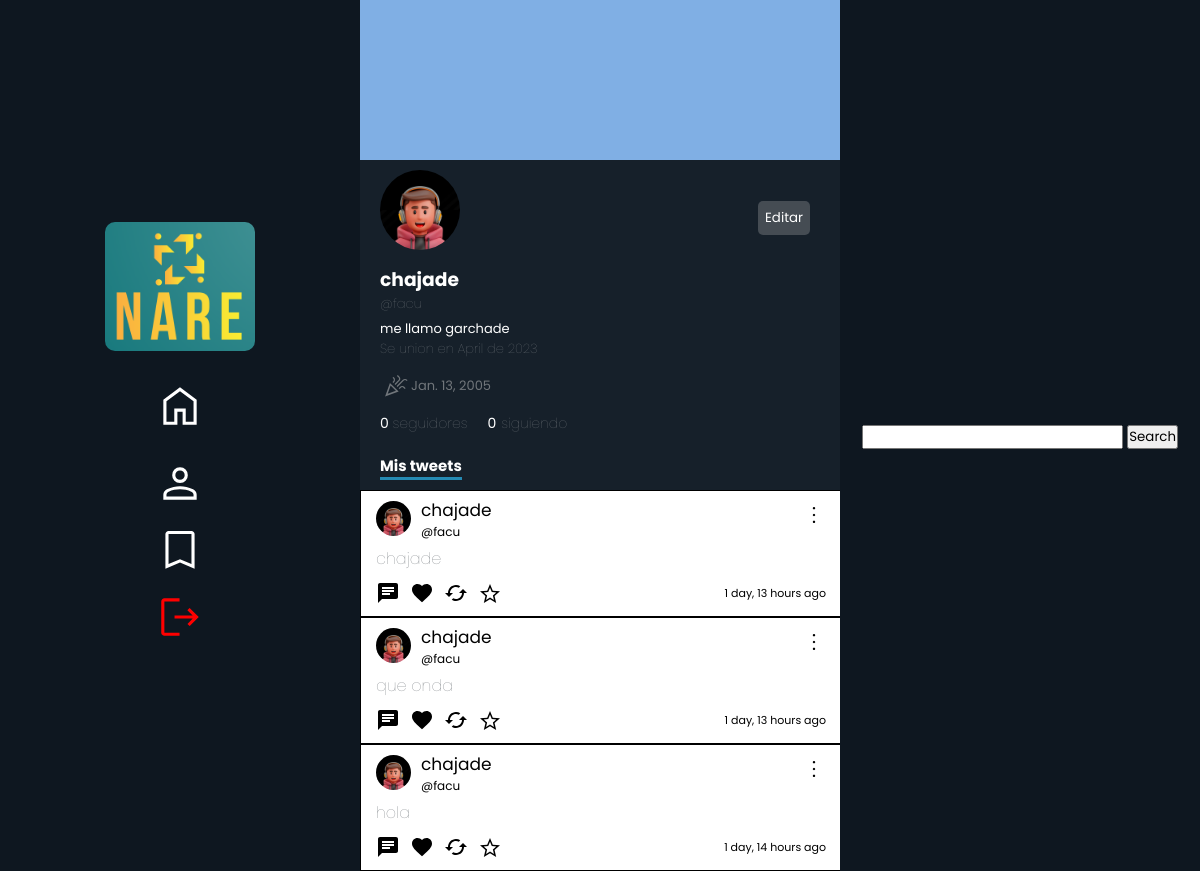
/profiles/13 (signed in), run on an earlier commit of the app's database.
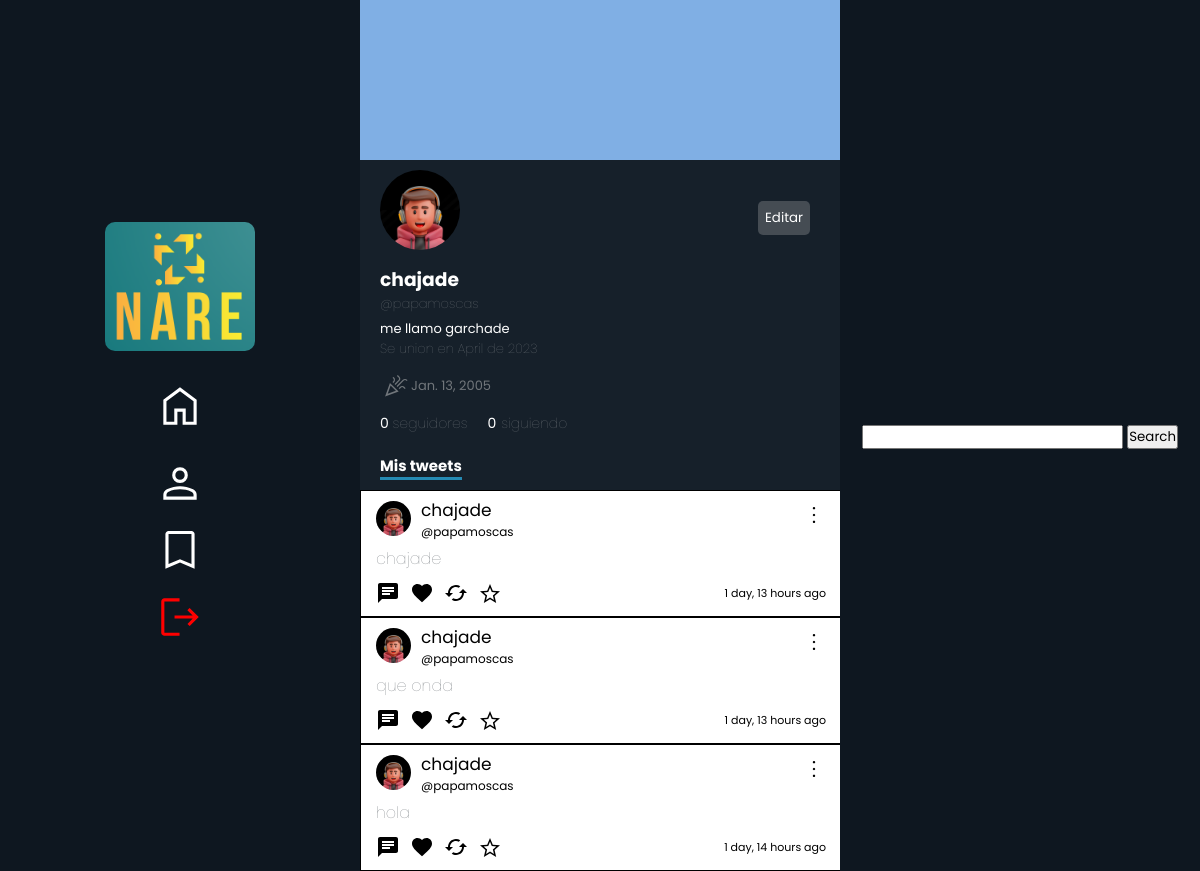
And on a later commit of the database.
### profiles/models.py (models this page shows, shortened)
class Profiles(models.Model):
    user = models.ForeignKey(User, null=True, on_delete=models.CASCADE )
    username = models.CharField(max_length=30, null=True, default="")
    keeps = models.ManyToManyField(Tweet, related_name='kept_by_profiles', blank=True)
    biography = models.TextField(max_length=250,  null=True, default="", blank=True)
    profileImage = models.ImageField(null=True, blank=True, upload_to='profileImages')
    profileBanner = models.ImageField(null=True, blank=True, upload_to='profileBanners')
    followers = models.IntegerField(default=0)
    followers_users = models.ManyToManyField('self', symmetrical=False, related_name="followage", blank=True)
    followed_users = models.ManyToManyField('self', symmetrical=False, related_name='following', blank=True)
    birthday = models.DateField(null=True)
    webSite = models.CharField(null=True, max_length=100)
    created_at = models.DateTimeField(auto_now_add=True)

### tweet_profiles/models.py (models this page shows)
class Tweet_profile(models.Model):
    tweet = models.ForeignKey(Tweet, null=True, on_delete=models.CASCADE)
    profile = models.ForeignKey(Profiles, null=True, on_delete=models.CASCADE)

### tweets/models.py (models this page shows)
class Tweet(models.Model):
    user = models.ForeignKey(User, null=True, on_delete=models.CASCADE)
    content = models.TextField(max_length=180)
    created_at = models.DateTimeField(auto_now_add=True)
    likes = models.IntegerField(default=0)
    likes_users = models.ManyToManyField(User, related_name="likes_tweets")
    retweets = models.IntegerField(default=0)
    parent_tweet = models.IntegerField(null=True)

### profiles/views.py (the view)
# urls.py: path('profiles/<int:id>', views.myProfile, name="myProfile"),
def myProfile(request, id):
    cant_followers = 0
    cant_following = 0
    current_profile = ""
    current_profile = Profiles.objects.get(user__username = request.user.username)
    if request.user.is_authenticated and request.user.id == id:
        current_profile = Profiles.objects.get(user__username = request.user.username)
    user = Profiles.objects.get(id=id)
    followers = user.followers_users.all()
    following = user.followed_users.all()
    cant_following = user.followed_users.all().count()
    cant_followers = int(user.followers)
    tweets = Tweet_profile.objects.filter(profile__user__id=id).all()
    print(cant_followers)
    print(cant_following)
    cant_following = user.followed_users.all().count()
    return render(request, 'myProfile.html', {
        'usuario': user,
        'current_user': current_profile,
        'is_self': request.user.is_authenticated and request.user.id == id,
        'followers': followers,
        'cant_followers': cant_followers,
        'tweets': tweets,
        'cant_following': cant_following,
        'following': following
    })

### profiles/templates/myProfile.html (shortened to what this page needs)
{% extends 'base.html' %}
{% load static %}
    {% block content %}
    <link rel="stylesheet" href="{% static 'myProfile.css' %}">
    <link rel="stylesheet" href="{% static 'globalFeed.css' %}">
        <div class="profile">
            <div class="profile-banner">
            </div>
            <div class="profile-info">
                <div class="top">
                    {% if usuario.profileImage %}
                        <img src="{{usuario.profileImage.url}} " alt="" class="profilePhoto">
                    {% endif %}
                    {% if is_self %}
                        <button class="editButton">Editar</button>
                    {% endif %}
                </div>
                <div class="followName">
                    <h3 class="username">{{usuario.user.username}}</h3>
                </div>
                <h4 class="atName">@{{usuario.username}}</h4>
                {% if usuario.biography %}
                    <p class="userBiography">{{usuario.biography}}</p>
                {% endif %}
                <h4 class="createdAt">Se union en {{ usuario.created_at|date:"F" }} de {{ usuario.created_at|date:"Y" }}</h4>
                <div class="webAndCreated">
                    {% if usuario.birthday %}
                    <div class="userBirth">
                        <p>{{usuario.birthday}}</p>
                    </div>
                    {% endif %}
                </div>
                <div class="followers-info">
                    <a href="#" class="cant_followers">{{cant_followers}} <span>seguidores</span></a>
                    <a href="#" class="following">{{cant_following}}<span  class="cant_following">siguiendo</span></a>
                </div>
                <h1 class="myTweets">Mis tweets</h1>
            </div>
                <div class="tweets">
                    {% for tweet in tweets %}
                            {% include 'Tweet.html' %}
                    {% endfor %}
                </div>
            </div>
    {% endblock content %}

### tweets/templates/Tweet.html (shortened to what this page needs)
<a href="{% if tweet.tweet %}{% url 'tweetDetails' tweet.tweet.id %}{% else %}{% url 'tweetDetails' tweet.id %}{% endif %}" class="tweet">
    <div class="div-content" id="{{tweet.id}}">
        <div class="tweetHead">
            <div class="fotoPerfil">
                {% if tweet.profile.profileImage %}
                <img src="{{tweet.profile.profileImage.url}} " alt="" class="fotito">
                {% endif %}
                <form action="{% if tweet.tweet %}{% url 'myProfile' tweet.profile.user.id %}{% else %}{% url 'myProfile' tweet.user.id %}{% endif %}" class="formName">
                    <div class="username">
                        <button class="usernameTweet">{% if tweet.tweet %}{{tweet.tweet.user.username}}{% else %}{{tweet.user.username}}{% endif %}</button>
                    </div>
                    <p style="font-size: 12px">{% if tweet.tweet %} @{{tweet.profile.username}}{% else %}{{profile.username}}{% endif %}</p>
                </form>
            </div>
            <div class="tweetOptions">
                <button  class="optionButtons" data="true"></button>
            </div>
        </div>
        <span class="tweetMessage">{% if tweet.tweet %}{{tweet.tweet.content}}{% else %}{{tweet.content}}{% endif %}</span>
        <div class="buttons">
            <button class="msgButton" id="{% if tweet.tweet %}{{tweet.tweet.id}}{% else %}{{tweet.id}}{% endif %}">
                    <svg class="msgSvg" xmlns="http://www.w3.org/2000/svg" height="24px" viewBox="0 0 24 24" width="24px" fill="#000000">
                        <path d="M0 0h24v24H0z" fill="none"/>
                        <path d="M20 2H4c-1.1 0-1.99.9-1.99 2L2 22l4-4h14c1.1 0 2-.9 2-2V4c0-1.1-.9-2-2-2zM6 9h12v2H6V9zm8 5H6v-2h8v2zm4-6H6V6h12v2z"/>
                    </svg>
                </button>
                <form action="{% if tweet.tweet %}{% url 'like' tweet.tweet.id %}{% else %}{% url 'like' tweet.id %}{% endif %}" class="likeForm" id="likeForm">
                    <button class="likeBtn" onclick="{% if user.is_authenticated %} like(event, this) {% endif %}" tweet-id="{% if tweet.tweet %}{{tweet.tweet.id}}{% else %}{{tweet.id}}{% endif %}" >
                    </button>
                </form>
                <form>
                    <button>
                    </button>
                </form>
                <form action="{% if tweet.tweet %}{% url 'keepTweets' tweet.tweet.id %}{% else %}{% url 'keepTweets' tweet.id %}{% endif %}" id="keepForm">
                    <button tweet-id="{% if tweet.tweet %}{{tweet.tweet.id}}{% else %}{{tweet.id}}{% endif %}" onclick="{% if user.is_authenticated %} favs(event, this) {% endif %}" class="keptButton">
                        {% if tweet.tweet %}
                            {% if tweet.tweet in tweet.profile.keeps.all  %}
                                <svg class="keepSvg saved" xmlns="http://www.w3.org/2000/svg" height="24px" viewBox="0 96 960 960" width="24px"><path fill="rgb(211, 165, 15)" d="m323 851 157-94 157 95-42-178 138-120-182-16-71-168-71 167-182 16 138 120-42 178Zm-90 125 65-281L80 506l288-25 112-265 112 265 288 25-218 189 65 281-247-149-247 149Zm247-355Z"/></svg>
                            {% else %}
                                <svg class="keepSvg" xmlns="http://www.w3.org/2000/svg" height="24px" viewBox="0 96 960 960" width="24px"><path d="m323 851 157-94 157 95-42-178 138-120-182-16-71-168-71 167-182 16 138 120-42 178Zm-90 125 65-281L80 506l288-25 112-265 112 265 288 25-218 189 65 281-247-149-247 149Zm247-355Z"/></svg>
                            {% endif %}
                        {% endif %}
                    </button>
                </form>
            <p class="timeAgo">{% if tweet.tweet %}{{tweet.tweet.created_at|timesince}} ago {% else %}{{tweet.created_at|timesince}}{% endif %}</p>
        </div>
    </div>
</a>

What changed in the data, as far as the page shows it:
changed Profiles "me llamo garchade": username "facu" → "papamoscas"
changed through a linked row, Tweet_profile "hola": profile.username "facu" → "papamoscas"
changed through a linked row, Tweet_profile "que onda": profile.username "facu" → "papamoscas"
changed through a linked row, Tweet_profile (number 3 of 3 on the later page): profile.username "facu" → "papamoscas"
